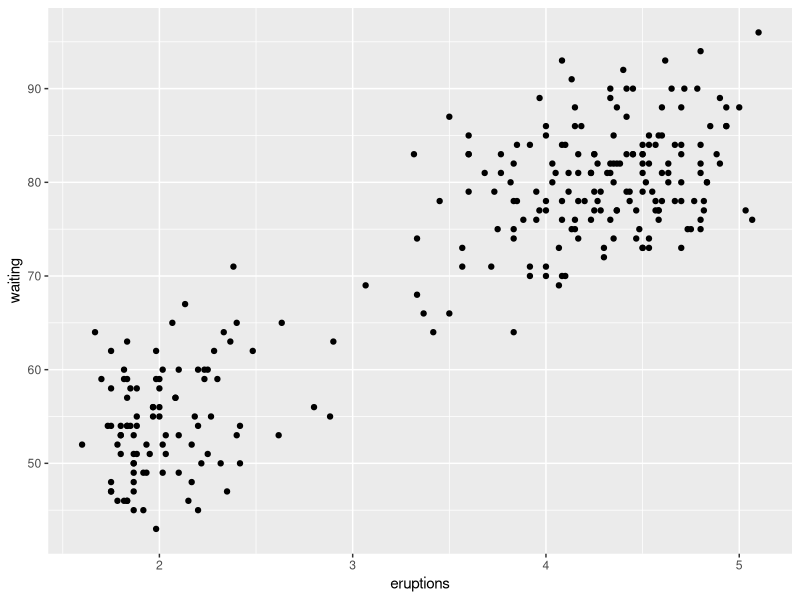
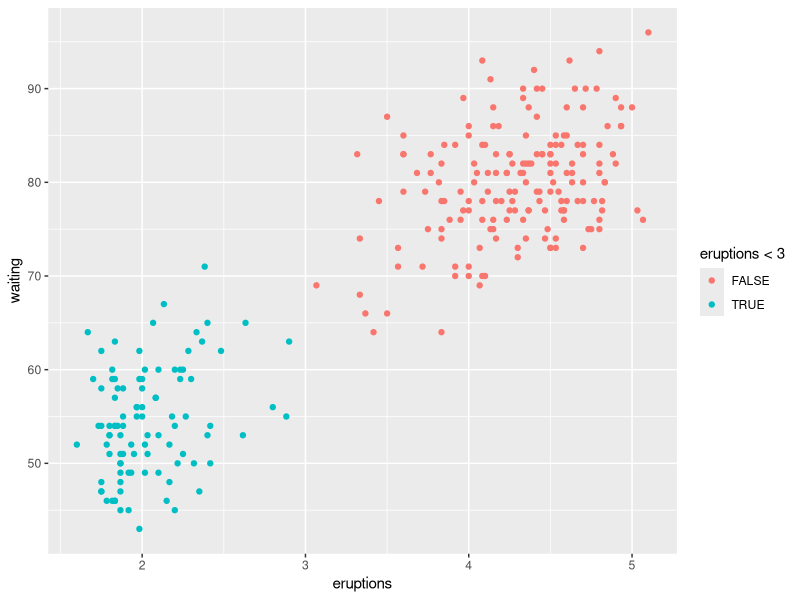
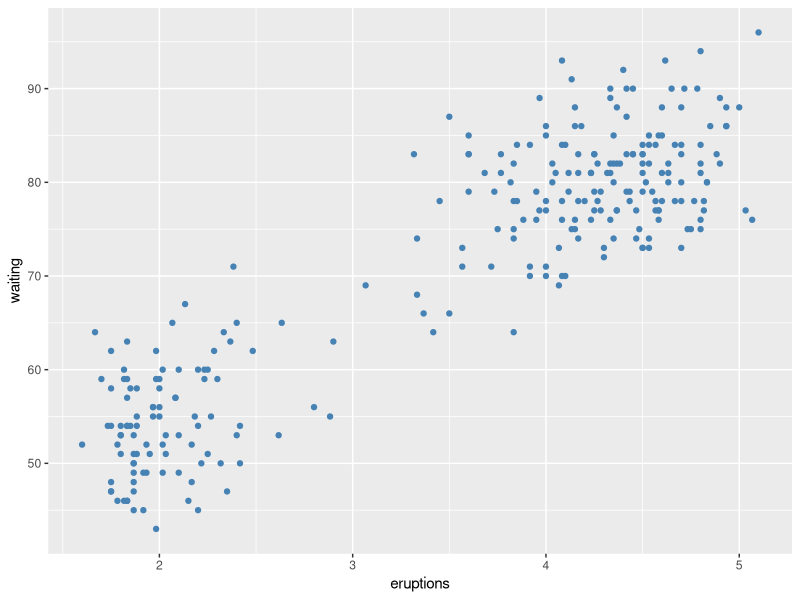
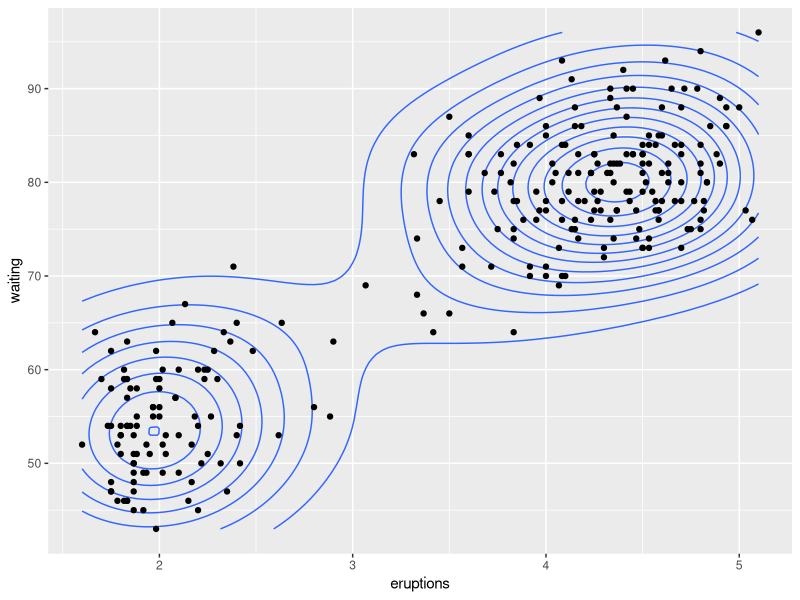
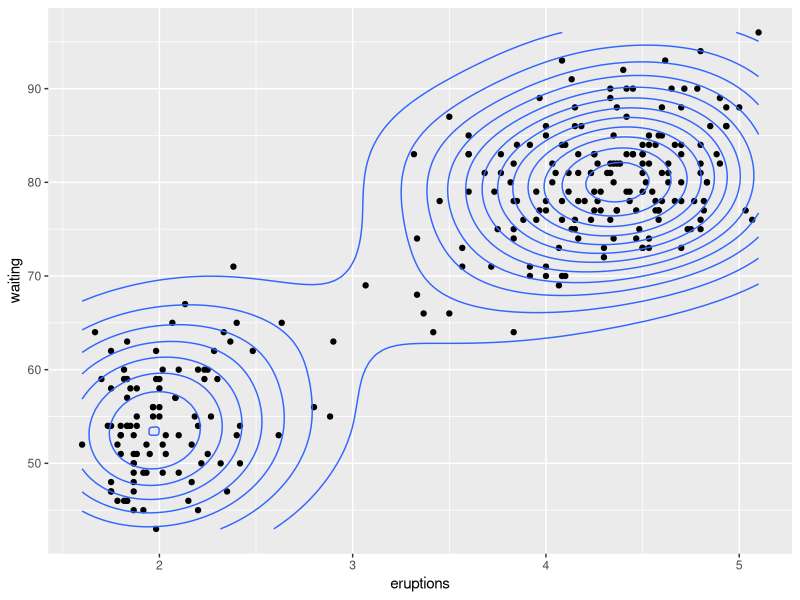
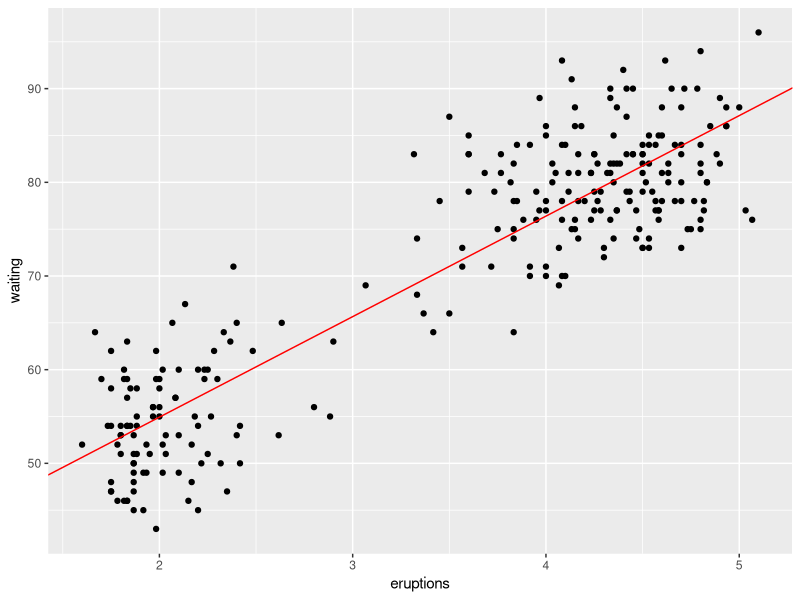
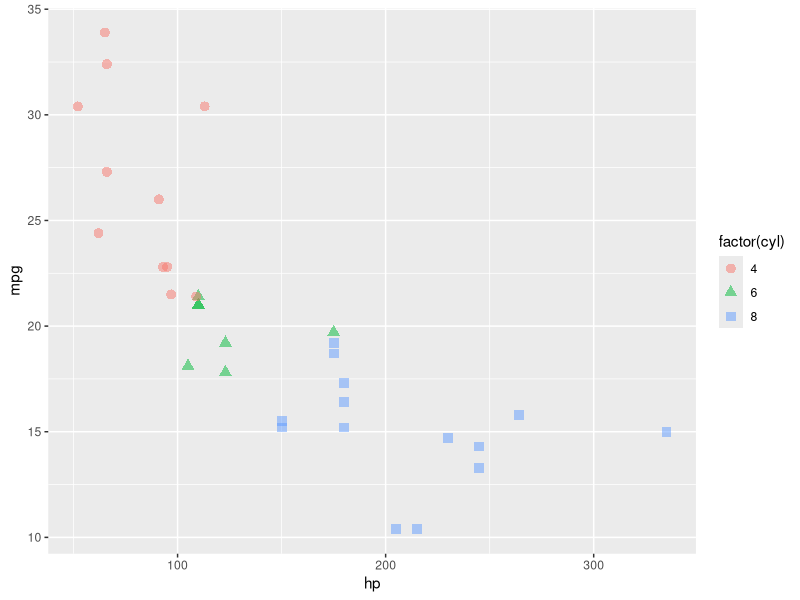

Here is the R script that generated these plots, in order:
## ---- chunk 1
packages <- c(
  'ggplot2',
  'ggrepel',
  'patchwork',
  'ggraph',
  'dplyr',
  'gganimate',
  'gifski',
  'ggforce',
  'ggthemes',
  'maps',
  'sf',
  'tidyr',
  'concaveman',
  'remotes'
)

#install.packages(packages)

library(ggplot2)
## ---- chunk 2
data("faithful")
ggplot(data = faithful, mapping = aes(x = eruptions, y = waiting)) +
  geom_point()
## ---- chunk 3
data("faithful")
ggplot(data = faithful) +
  geom_point(mapping = aes(x = eruptions,
                           y = waiting,
                           colour = eruptions < 3)) # mapping color
## ---- chunk 4
ggplot(data = faithful) +
  geom_point(mapping = aes(x = eruptions,
                           y = waiting),
                           color = "steelblue") # Setting color, notice that color is outside the aes function.
# There is no legend because there is no mapping.
## ---- chunk 5
ggplot(data = faithful, mapping = aes(x = eruptions, y = waiting)) +
  geom_density2d() +
  geom_point()
## ---- chunk 6
ggplot(data = faithful, mapping = aes(x = eruptions, y = waiting)) +
  geom_point() +
  geom_density_2d()
# What is the difference between this plot and the previous one? 
## ---- chunk 7
line_data <- lm(waiting ~ eruptions, data = faithful)
ggplot(data = faithful, mapping = aes(x = eruptions, y = waiting)) +
  geom_point() + 
  geom_abline(slope = line_data$coefficients[2], intercept = line_data$coefficients[1], color = "red" )
## ---- chunk 8
data(mtcar)
ggplot(data = mtcars) +
  geom_point(mapping = aes(x = hp, 
                           y = mpg,
                           colour =factor(cyl),
                           shape = factor(cyl)),
             size = 3.0,
             alpha = 0.5 )
